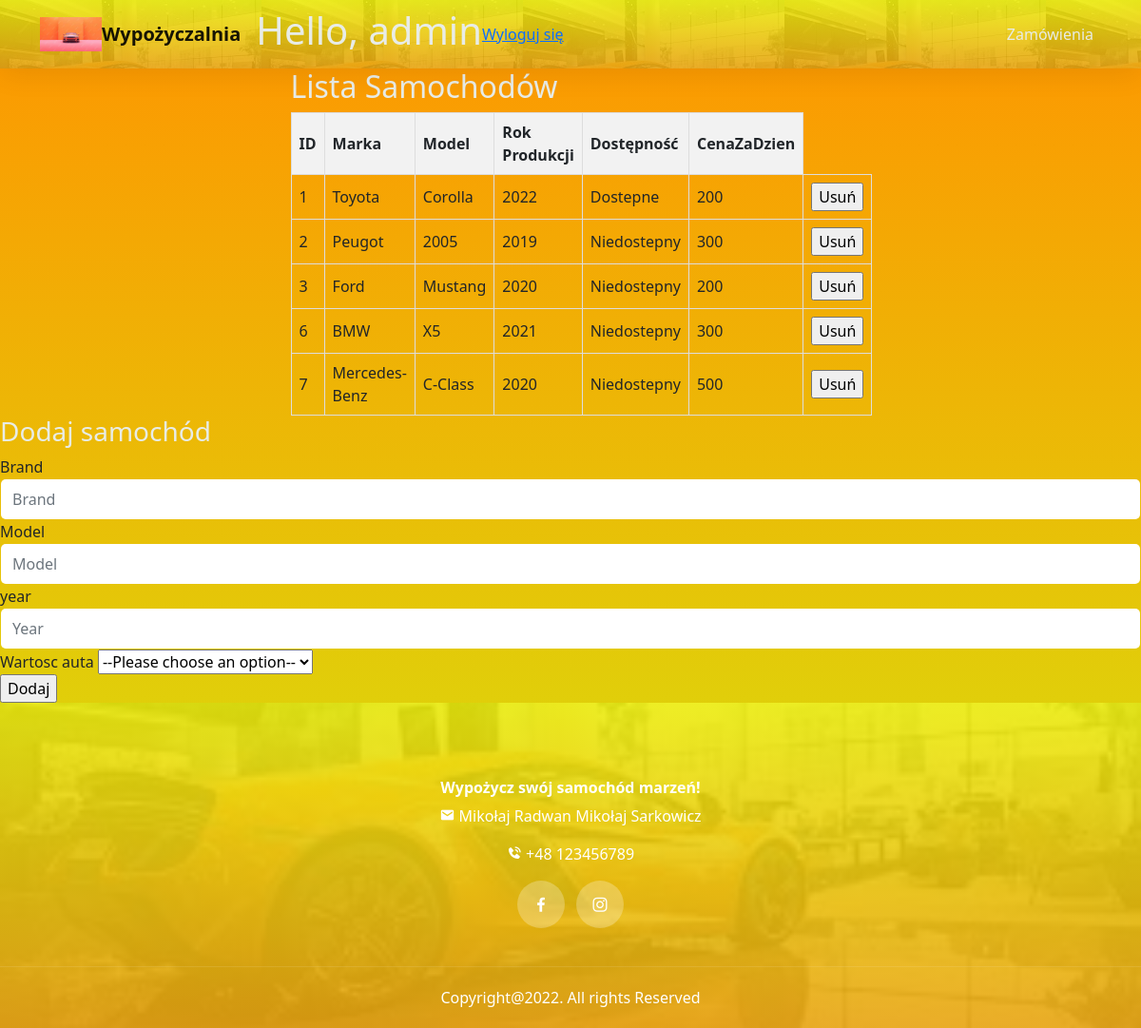
/paneladmin.php (signed in), run on the app's committed database.
### tables this page shows
CREATE TABLE `cars` (
  `car_id` int(11) NOT NULL,
  `brand` varchar(255) NOT NULL,
  `model` varchar(255) NOT NULL,
  `year` int(11) NOT NULL,
  `availability` varchar(50) NOT NULL,
  `car_value` varchar(50) NOT NULL,
  `pricefor1day` int(11) NOT NULL
);

### paneladmin.php (the view, shortened to what this page needs)
<!DOCTYPE html>
<html lang="en">
  <head>
    <link rel="stylesheet" href="css/bootstrap.min.css" />
    <link rel="stylesheet" href="css/owl.carousel.min.css" />
    <link rel="stylesheet" href="css/owl.theme.default.min.css" />
    <link
      href="https://unpkg.com/boxicons@2.1.1/css/boxicons.min.css"
      rel="stylesheet"
    />
    <link rel="stylesheet" href="css/style.css" />
    <link href="https://cdn.jsdelivr.net/npm/bootstrap@5.2.0-beta1/dist/css/bootstrap.min.css" rel="stylesheet">
  </head>
  <body data-bs-spy="scroll" data-bs-target=".navbar" data-bs-offset="70">
    <nav class="navbar navbar-expand-lg navbar-light bg-white sticky-top">
      <div class="container">
        <img style="width:65px" src="imgs/tlo.jpg" a href="paneladmin.php">
        <a class="navbar-brand" a href="paneladmin.php">Wypożyczalnia</a>
        <?php
if(isset($_SESSION['logon']) && $_SESSION['logon'] == True){
  echo '<h1>Hello, '.$_SESSION['username'].'</h1><br/><a href="logout.php">Wyloguj się</a>';
}
else{
  $_SESSION['error'] = "Proszę się zalogować!";
  header('Location: rejestracja.php');
  exit();
}
?>
        <div class="collapse navbar-collapse" id="navbarNav">
          <ul class="navbar-nav ms-auto">
            <li class="nav-item">
              <a  style="text-align:center" class="nav-link" href="zamowienia.php">Zamówienia</a>
            </li>
        </ul>
        </div>
      </div>
    </nav>
    <div class="container px-4 px-lg-5 content-posts">
      <div class="row gx-4 gx-lg-5 justify-content-center">
        <div class="col-md-10 col-lg-8 col-xl-7">
		<h2>Lista Samochodów</h2>
<?php
require_once('db.php');
$sql = "SELECT * FROM cars";
$result = $conn->query($sql);
if ($result->num_rows > 0) {
    echo "<table>";
    echo "<tr><th>ID</th><th>Marka</th><th>Model</th><th>Rok Produkcji</th><th>Dostępność</th><th>CenaZaDzien</th></tr>";
    while ($row = $result->fetch_assoc()) {
        echo "<tr>";
        echo "<td>" . $row['car_id'] . "</td>";
        echo "<td>" . $row['brand'] . "</td>";
        echo "<td>" . $row['model'] . "</td>";
        echo "<td>" . $row['year'] . "</td>";
        echo "<td>" . $row['availability'] . "</td>";
		echo "<td>" . $row['pricefor1day'] . "</td>";
		echo "<td><form action='deletecar.php' method='post'><input type='hidden' name='id' value='" . $row['car_id'] . "'>
		<input type='submit' name='delete_car' value='Usuń'></form></td>";
        echo "</tr>";
    }
    echo "</table>";
} else {
    echo "Brak rekordów w tabeli.";
}
?>
		</div>
      </div>
    </div>
	<h3>Dodaj samochód</h3>
	<form action="addcar.php" method="post">
  <div class="form-group">
     <label>Brand</label>
     <input type="text" style="background-color:white" name="brand" class="form-control" placeholder="Brand" required>
  </div>
  <div class="form-group">
     <label>Model</label>
     <input type="text" style="background-color:white" name="model" class="form-control" placeholder="Model" required>
  </div>
    <div class="form-group">
     <label>year</label>
     <input type="text" style="background-color:white" name="year" class="form-control" placeholder="Year" required>
  </div>
      <div class="form-group">
     <label>Wartosc auta</label>
     <select name="values" id="cena">
  <option value="">--Please choose an option--</option>
</select>
  </div>
       <input type="submit" style="text-align:right" name="submit" value="Dodaj">
 </form>
    <footer>
      <div class="footer-top text-center">
        <div class="container">
          <div class="row justify-content-center">
            <div class="col-lg-6 text-center">
              <h4 class="navbar-brand">Wypożycz swój samochód marzeń!</h4>
                <p><i class="bx bxs-envelope"></i> Mikołaj Radwan Mikołaj Sarkowicz</p>
                <p><i class="bx bxs-phone-call"></i> +48 123456789</p>
              <div class="col-auto social-icons">
                <a href="https://www.facebook.com/profile.php?id=100005153190237"><i class="bx bxl-facebook"></i></a>
                <a href="https://www.instagram.com/radwanmikolaj/"><i class="bx bxl-instagram"></i></a>
              </div>
            </div>
          </div>
        </div>
      </div>
      <div class="footer-bottom text-center">
        <p class="mb-0">Copyright@2022. All rights Reserved</p>
      </div>
    </footer>
  </body>
</html>

### css/style.css (style rules this page uses)
:root { --brand: rgb(211, 233, 14); --dark: #e8ece7; --body: #36de08; --border: rgba(0, 0, 0, 0.08); --shadow: 0px 6px 30px rgba(0, 0, 0, 0.08); }
body { font-family: "Barlow", sans-serif; color: var(--dark); line-height: 1.7; background: linear-gradient( 0deg, rgb(211, 233, 14), rgb(254, 149, 1) ), url(../imgs/1.jpg), #b84e08; }
h1, h2, h3, h4, h5, h6, .display-1, .display-2, .display-3, .display-4 { font-weight: 700; color: var(--dark); }
img { width: 100%; }
a { color: var(--dark); transition: all 0.4s ease; font-weight: 500; }
.navbar { box-shadow: var(--shadow); background: linear-gradient( 0deg, rgba(232, 164, 17, 0.9), rgba(236, 236, 13, 0.9) ), url(../imgs/1.jpg), #ff1100; }
.social-icons a { width: 28px; height: 28px; display: inline-flex; color: #fff; background-color: rgba(255, 255, 255, 0.25); text-decoration: none; align-items: center; justify-content: center; border-radius: 100px; }
.navbar .navbar-nav .nav-link { color: var(--dark); }
.navbar-brand { font-size: 28px; font-weight: 700; }
footer { background: linear-gradient( 0deg, rgba(232, 164, 17, 0.9), rgba(236, 236, 13, 0.9) ), url(../imgs/1.jpg), #9c7012; background-size: cover; background-position: center; background-repeat: no-repeat; }
footer .footer-top { padding-top: 80px; padding-bottom: 40px; }
.footer-bottom { border-top: 1px solid rgba(255, 255, 255, 0.1); padding-bottom: 20px; padding-top: 20px; }
footer .navbar-brand { color: #fff; }
footer p { color: #fff; }
footer .social-icons a { width: 50px; height: 50px; font-size: 20px; margin-left: 4px; margin-right: 4px; }
input.form-control { border-color: transparent; height: 44px; background-color: darkgray; }
.form-control { background-color: rgba(0, 0, 0, 0.04); border-color: rgba(0, 0, 0, 0.04); }

### paneladmin.php (style rules this page uses)
table { border-collapse: collapse; width: 100%; }
th, td { border: 1px solid #dddddd; text-align: left; padding: 8px; }
th { background-color: #f2f2f2; }

### data on the page
cars: car_id "1", brand "Toyota", model "Corolla", year "2022", availability "Dostepne", pricefor1day "200"
cars: car_id "2", brand "Peugot", model "2005", year "2019", availability "Niedostepny", pricefor1day "300"
cars: car_id "3", brand "Ford", model "Mustang", year "2020", availability "Niedostepny", pricefor1day "200"
cars: car_id "6", brand "BMW", model "X5", year "2021", availability "Niedostepny", pricefor1day "300"
cars: car_id "7", brand "Mercedes-Benz", model "C-Class", year "2020", availability "Niedostepny", pricefor1day "500"

### other printed values
$_SESSION['username'] "admin"
